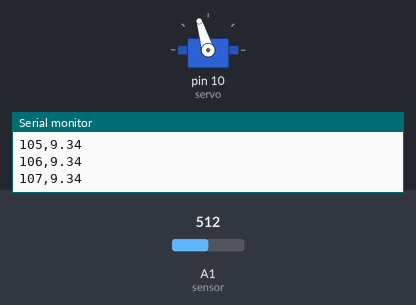
The sketch below on a simulated Arduino Uno, built with avr-gcc and run on an emulated ATmega328P. Parts: servo, the last lines printed to the serial monitor. The test bench sets the inputs (shaded band); at power-on: A1 (sensor) = 512.

Above: at 1.6 s.
1.7 s: A1 (sensor) set to 464
At 2.41 s:
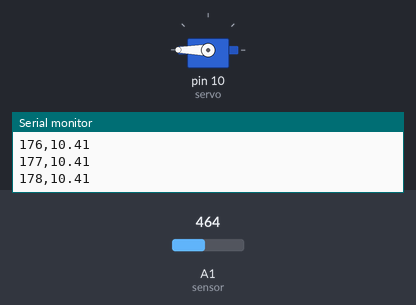
4.7 s: A1 (sensor) set to 0
At 4.88 s:
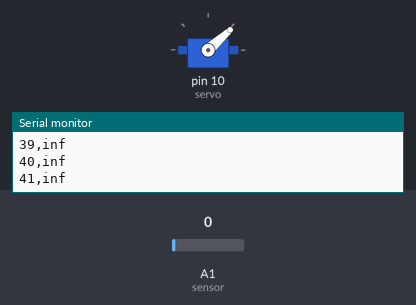
Timing chart, 0 to 13.7 s (numbered marks = the images above; inputs shaded):
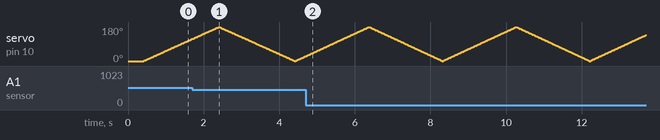

Measured:
- the behaviour switches between 482 and 481 on A1 (sensor) (found by bisection; images 0 and 1)

The sketch:

Radar.ino
```cpp
#include <Servo.h>
#include <Adafruit_MotorShield.h>
#include <stdio.h>
// Create the motor shield object with the default I2C address
Adafruit_MotorShield AFMS = Adafruit_MotorShield();
// Or, create it with a different I2C address (say for stacking)
// Adafruit_MotorShield AFMS = Adafruit_MotorShield(0x61);

Servo servo;
const int IR = 1;
int head;
int pos = 0;

void setup() {

  servo.attach(10);
  Serial.begin(9600);           // set up Serial library at 9600 bps
//  Serial.println("Startup");
//  delay(1000);
//  Serial.println("Re-centering servo");
  servo.write(0);
  delay(400);
//  Serial.println("Adjust IR sensor");
//  delay (3000);
//  Serial.print("Confirming position:");
//  Serial.println(servo.read());
//  delay(1000);
//  Serial.println("Startup complete");
//  delay (3000);
  // Attach a servo to pin #10


}

int i;
void loop() {
  for (pos = 0; pos <= 180; pos += 1) { // goes from 0 degrees to 180 degrees
    servo.write(pos);              // tell servo to go to position in variable 'pos'
    delay(10);
    float volts = analogRead(A1)*0.0048828125;   // value from sensor * (5/1024) - if running 3.3.volts then change 5 to 3.3
    float dist = 65*pow(volts, -1.10);          // worked out from graph 65 = theretical distance / (1/Volts)S - luckylarry.co.uk

    head =(servo.read());
    float distance = (dist/2.54);
    Serial.print(head);
    Serial.print(",");
    Serial.println(distance);
  }
  for (pos = 180; pos >= 0; pos -= 1) { // goes from 180 degrees to 0 degrees
    servo.write(pos);              // tell servo to go to position in variable 'pos'
    delay(10);
    float volts = analogRead(A1)*0.0048828125;   // value from sensor * (5/1024) - if running 3.3.volts then change 5 to 3.3
    float dist = 65*pow(volts, -1.10);          // worked out from graph 65 = theoretical distance / (1/Volts)S - luckylarry.co.uk// waits 15ms for the servo to reach the position
    head = (servo.read());
    float distance = (dist/2.54);
    Serial.print(head);
    Serial.print(",");
    Serial.println(distance);
  }
}
```
